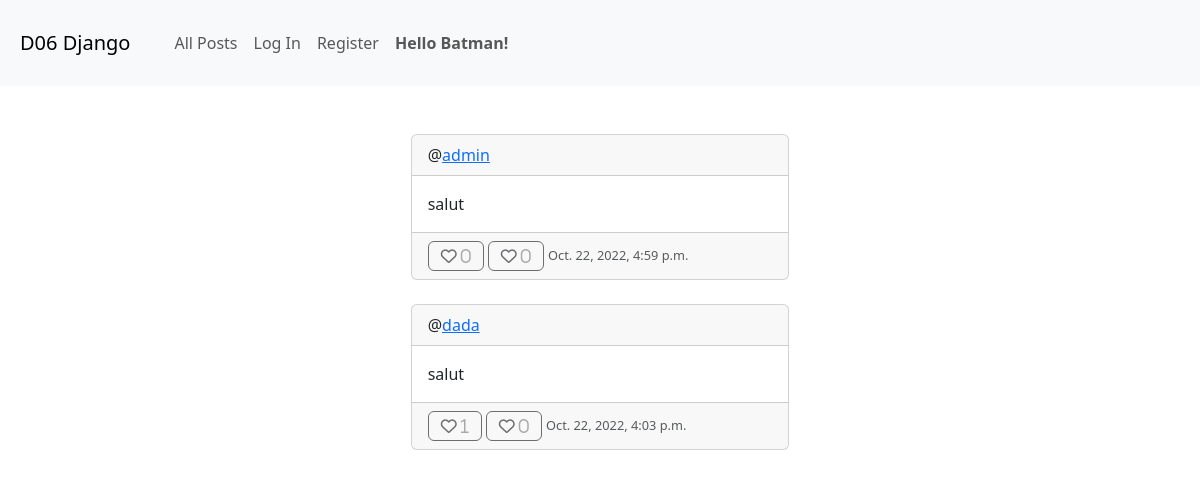
The app's page /, older data.
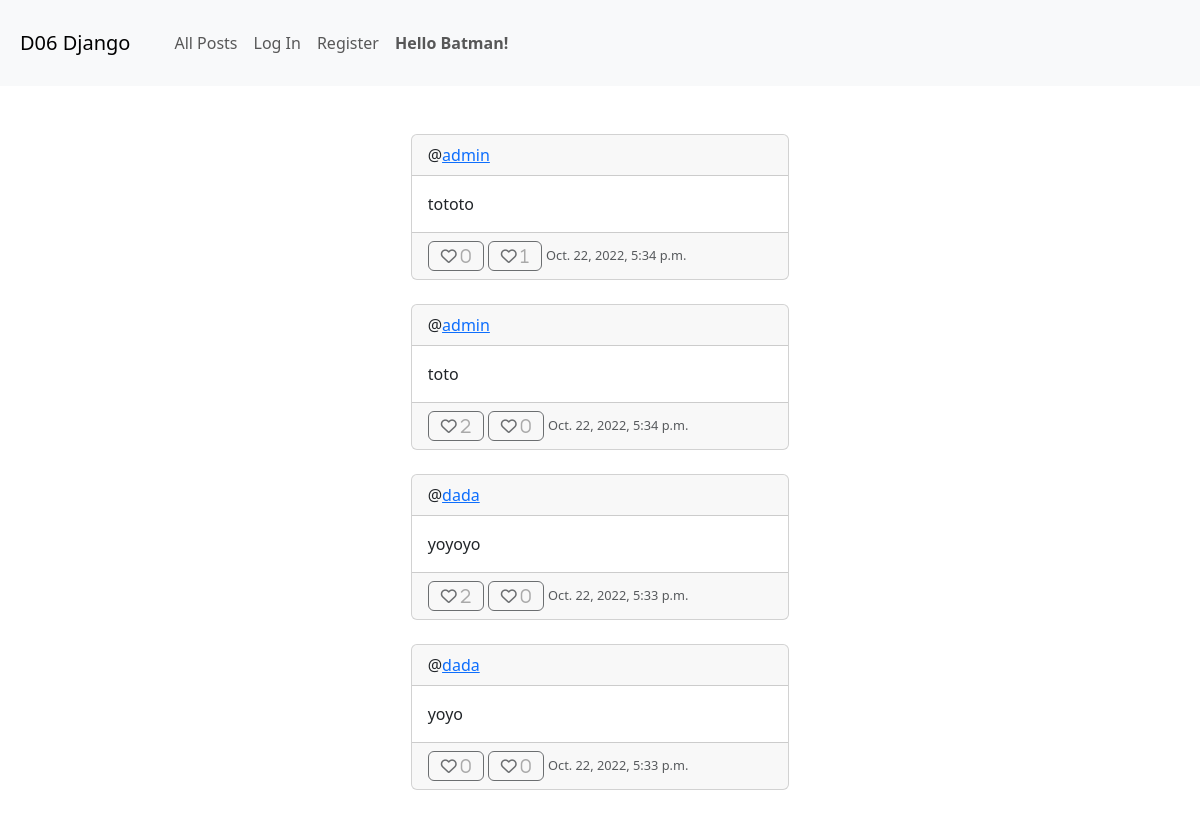
The same page, newer data.
### ex/models.py (models this page shows)
class TipDay(models.Model):
    id = models.AutoField(primary_key=True)
    content = models.TextField(null=False)
    author = models.ForeignKey(User, on_delete=models.CASCADE)
    date = models.DateTimeField(auto_now_add=True)
    likes = models.ManyToManyField(User, related_name="liked_tips", blank=True,)
    dislikes = models.ManyToManyField(User, related_name="disliked_tips", blank=True,)
    class Meta:
        ordering = ['-date']

### ex/views.py (the view, shortened to what this page needs)
# urls.py: path('', views.index, name='index'),
def index(request):
    form = None
    if not request.user.is_authenticated:
        print (request.session.get('anon_user'))
        if request.session.get('anon_user') == None:
            request.session["anon_user"] = choice(settings.ANONYMOUS_NAME)
        if request.session.get("last_change_nick") is None:
            request.session["last_change_nick"] = time.time()
    tips = TipDay.objects.all() # ordered by date via meta
    return render(request, "ex/index.html", {"form": form, "tips": tips})

### ex/templates/ex/index.html (shortened to what this page needs)
{% extends 'ex/base.html' %}
{% load static %}
{% load bootstrap5 %}
{% block body %}
  <div class="row justify-content-center p-2">
    <div class="col-12 col-sm-10 col-md-6 col-lg-4">
      <div class="pt-4 pb-2">
    </div>
    {% for tip in tips %}
      <div class="row-justify pb-4">
        <div class="card">
          <div class="card-header">
            @<a href="{% url 'ex:index' %}" class="hrefuser">{{ tip.author }}</a>
          </div>
          <div id="content_{{ tip.id }}" class="card-body">
            <div id="text_{{ tip.id }}" data-body="{{ tip.content }}" class="card-text">
                <span>{{ tip.content }}</span>
            </div>
          </div>
          <div class="card-footer">
            <a class="btn btn-default fa
            {% if user in tip.likes.all %}
              fa-heart
            {% else %}
              fa-heart-o
            {% endif %}
            {% if not user.is_authenticated %}
              disabled
            {% endif %}
              likes"
            href="{% url 'ex:tip_like' tip.id %}" role="button">
              <span class="count_likes" style="color:gray;">{{ tip.likes.all | length }}</span>
            </a>
            <a class="btn btn-default fa
            {% if user in tip.dislikes.all %}
              fa fa-heart-crack
            {% else %}
              fa fa-heart-o
            {% endif %}
            {% if not user.is_authenticated %}
              disabled
            {% endif %}
               dislikes" href="{% url 'ex:tip_dislike' tip.id  %}" role="button">
              <span class="count_likes" style="color:gray;">{{ tip.dislikes.all | length }}</span>
            </a>
          <span class="text-muted text-right" style="font-size: 80%;">{{ tip.date }}</span>
          </div>
        </div>
      </div>
    {% endfor %}
    </div>
  </div>
{% endblock body %}

Row changes from the older to the newer data that the page shows:
removed TipDay: author "admin", content "salut", likes.all|length "0", dislikes.all|length "0", date "Oct. 22, 2022, 4:59 p.m."
removed TipDay: author "dada", content "salut", likes.all|length "1", dislikes.all|length "0", date "Oct. 22, 2022, 4:03 p.m."
added TipDay: author "admin", content "tototo", likes.all|length "0", dislikes.all|length "1", date "Oct. 22, 2022, 5:34 p.m."
added TipDay: author "admin", content "toto", likes.all|length "2", dislikes.all|length "0", date "Oct. 22, 2022, 5:34 p.m."
added TipDay: author "dada", content "yoyoyo", likes.all|length "2", dislikes.all|length "0", date "Oct. 22, 2022, 5:33 p.m."
added TipDay: author "dada", content "yoyo", likes.all|length "0", dislikes.all|length "0", date "Oct. 22, 2022, 5:33 p.m."
